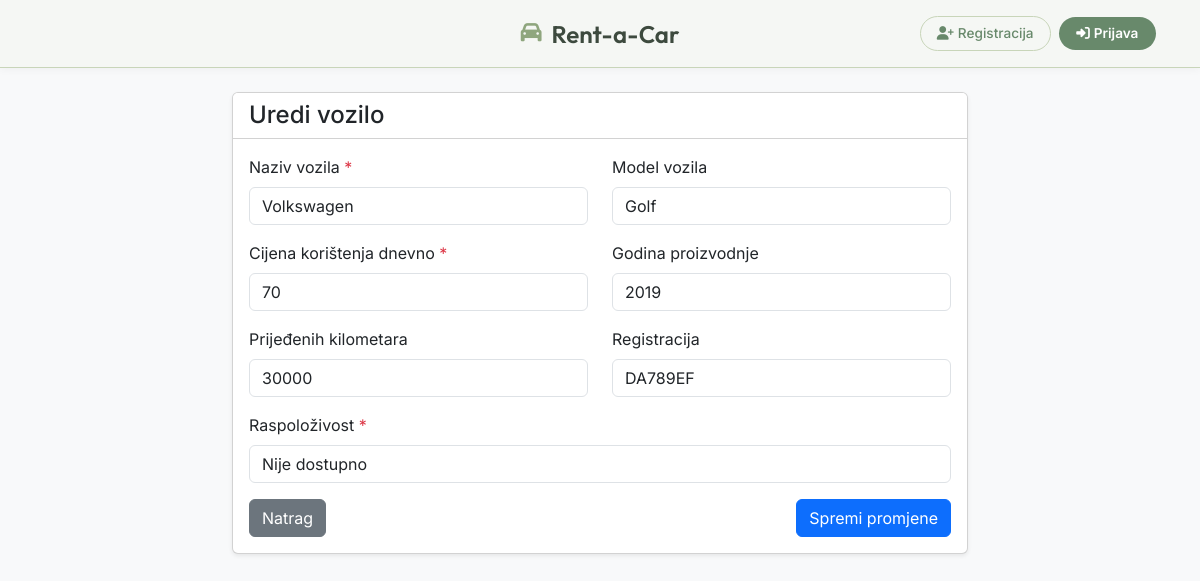
Before: /edit_vozilo.php?id=52 with the older database file.
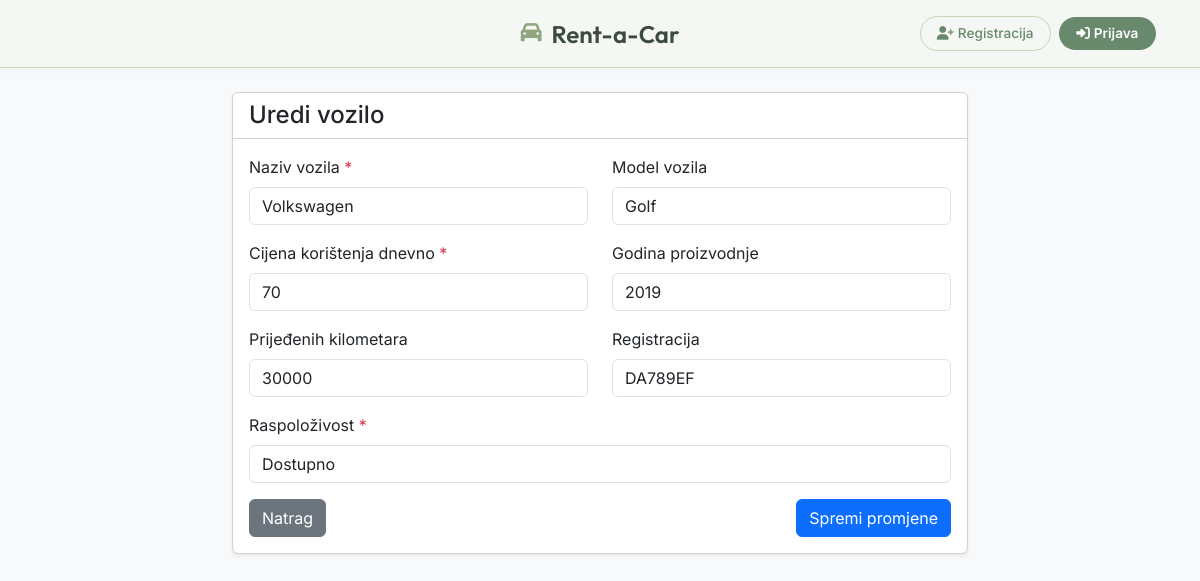
After: the same page with the newer database file.
### tables this page shows
CREATE TABLE `karakteristike_automobila` (
  `Godiste` int(11) DEFAULT NULL,
  `Kilometraza` int(11) DEFAULT NULL,
  `Registracija` varchar(11) DEFAULT NULL,
  `VoziloID` int(11) NOT NULL
);

CREATE TABLE `vozila` (
  `IDVozilo` int(11) NOT NULL,
  `Naziv` char(25) NOT NULL,
  `Model` char(25) DEFAULT NULL,
  `TipVozila` varchar(30) DEFAULT 'Limuzina',
  `CijenaKoristenjaDnevno` float NOT NULL,
  `Raspolozivost` enum('Dostupno','Nije dostupno','Rezervirano') NOT NULL DEFAULT 'Dostupno'
);

### auth.php (called while the page is built, shortened)
<?php
function isAdmin(): bool {
    return isset($_SESSION['is_admin']) && $_SESSION['is_admin'] === true;
}
function isUser(): bool {
    return isset($_SESSION['account_id']) && !isAdmin();
}
?>

### edit_vozilo.php (the view, shortened to what this page needs)
<?php
include("db__connection.php");
if (isset($_GET['id'])) {
    $id = mysqli_real_escape_string($db, $_GET['id']);
    $query = "SELECT
                vozila.*,
                karakteristike_automobila.*
              FROM
                vozila
              JOIN
                karakteristike_automobila ON vozila.IDVozilo = karakteristike_automobila.VoziloID
              WHERE
                vozila.IDVozilo = '$id'";
    $result = mysqli_query($db, $query);
    $vozilo = mysqli_fetch_assoc($result);
}
?>
<!doctype html>
<html lang="en">
<head>
    <link href="https://cdn.jsdelivr.net/npm/bootstrap@5.0.2/dist/css/bootstrap.min.css" rel="stylesheet">
    <link rel="stylesheet" href="https://cdnjs.cloudflare.com/ajax/libs/font-awesome/6.0.0/css/all.min.css">
</head>
<body class="bg-light">
<?php include("navigacija.php");     ?>
    <div class="container py-4">
        <div class="row justify-content-center">
            <div class="col-md-8">
                <div class="card shadow-sm">
                    <div class="card-header bg-white">
                        <h4 class="mb-0">Uredi vozilo</h4>
                    </div>
                    <div class="card-body">
                        <form method="POST">
                            <div class="row">
                                <div class="col-md-6 mb-3">
                                    <label class="form-label">Naziv vozila <span class="text-danger">*</span></label>
                                    <input type="text" class="form-control" name="naziv"
                                           value="<?= htmlspecialchars($vozilo['Naziv']) ?>"
                                           maxlength="25" required>
                                </div>
                                <div class="col-md-6 mb-3">
                                    <label class="form-label">Model vozila</label>
                                    <input type="text" class="form-control" name="model"
                                           value="<?= htmlspecialchars($vozilo['Model'] ?? '') ?>"
                                           maxlength="25">
                                </div>
                            </div>
                            <div class="row">
                                <div class="col-md-6 mb-3">
                                    <label class="form-label">Cijena korištenja dnevno <span class="text-danger">*</span></label>
                                    <input type="number" step="0.01" class="form-control" name="cijena"
                                           value="<?= htmlspecialchars($vozilo['CijenaKoristenjaDnevno']) ?>" required>
                                </div>
                                <div class="col-md-6 mb-3">
                                    <label class="form-label">Godina proizvodnje</label>
                                    <input type="text" class="form-control" name="godiste"
                                           value="<?= htmlspecialchars($vozilo['Godiste'] ?? '') ?>">
                                </div>
                            </div>
                            <div class="row">
                                <div class="col-md-6 mb-3">
                                    <label class="form-label">Prijeđenih kilometara</label>
                                    <input type="number" class="form-control" name="kilometraza"
                                           value="<?= htmlspecialchars($vozilo['Kilometraza'] ?? '') ?>">
                                </div>
                                <div class="col-md-6 mb-3">
                                    <label class="form-label">Registracija</label>
                                    <input type="text" class="form-control" name="registracija"
                                           value="<?= htmlspecialchars($vozilo['Registracija'] ?? '') ?>">
                                </div>
                            </div>
                            <div class="mb-3">
                                <label class="form-label">Raspoloživost <span class="text-danger">*</span></label>
                                <select class="form-control" name="raspolozivost" required>
                                    <option value="Dostupno" <?= ($vozilo['Raspolozivost'] == 'Dostupno') ? 'selected' : '' ?>>Dostupno</option>
                                    <option value="Nije dostupno" <?= ($vozilo['Raspolozivost'] != 'Dostupno') ? 'selected' : '' ?>>Nije dostupno</option>
                                </select>
                            </div>
                            <div class="d-flex justify-content-between">
                                <a href="pregled_vozila.php" class="btn btn-secondary">Natrag</a>
                                <button type="submit" class="btn btn-primary">Spremi promjene</button>
                            </div>
                        </form>
                    </div>
                </div>
            </div>
        </div>
    </div>
</body>
</html>

### navigacija.php (shortened to what this page needs)
<!DOCTYPE html>
<?php
require_once __DIR__ . '/auth.php';
?>
<html lang="hr">
<head>
    <link href="https://cdn.jsdelivr.net/npm/bootstrap@5.3.0/dist/css/bootstrap.min.css" rel="stylesheet">
    <link rel="stylesheet" href="https://cdnjs.cloudflare.com/ajax/libs/font-awesome/6.4.0/css/all.min.css">
</head>
<body>
<nav class="navbar navbar-expand-lg navbar-modern">
    <div class="container-fluid">
        <?php if (isAdmin()): ?>
            <a class="navbar-brand navbar-brand-modern" href="index.php">
                <i class="fas fa-car"></i> Rent-a-Car
            </a>
        <?php else: ?>
            <a class="navbar-brand-centered" href="index.php">
                <i class="fas fa-car"></i> Rent-a-Car
            </a>
        <?php endif; ?>
        <div class="collapse navbar-collapse navbar-collapse-modern" id="navbarModern">
            <div class="d-flex align-items-center gap-2">
                <?php if (isAdmin()): ?>
                    <div class="user-badge admin-badge">
                        <div class="avatar"><i class="fas fa-shield-alt" style="font-size:0.7rem;"></i></div>
                        Administrator
                    </div>
                    <form method="POST" action="logout.php" style="display:inline;">
                        <button type="submit" class="btn-logout">
                            <i class="fas fa-sign-out-alt me-1"></i>Odjava
                        </button>
                    </form>
                <?php else: ?>
                    <a href="register.php" class="btn-register">
                        <i class="fas fa-user-plus me-1"></i>Registracija
                    </a>
                    <a href="login.php" class="btn-login">
                        <i class="fas fa-sign-in-alt me-1"></i>Prijava
                    </a>
                <?php endif; ?>
            </div>
        </div>
    </div>
</nav>
</body>
</html>

### navigacija.php (style rules this page uses)
:root { --bg-primary: #F5F7F4; --bg-secondary: #E8EDE7; --text-primary: #3d4a3e; --text-secondary: #6B7B6E; --accent-green: #68896B; --accent-sage: #8FA67E; --accent-light: #C8D5B9; --white: #ffffff; --shadow-sm: 0 2px 8px rgba(0,0,0,0.04); --shadow-md: 0 4px 12px rgba(0,0,0,0.08); --transition: all 0.3s cubic-bezier(0.4,0,0.2,1); }
* { margin:0; padding:0; box-sizing:border-box; }
body { font-family:'Inter',-apple-system,sans-serif; background-color:var(--bg-secondary); }
.navbar-modern { background-color:var(--bg-primary); padding:1rem 2rem; box-shadow:var(--shadow-sm); border-bottom:1px solid var(--accent-light); position:relative; z-index:1000; }
.navbar-brand-centered { position: absolute; left: 50%; transform: translateX(-50%); color:var(--text-primary); font-size:1.5rem; font-weight:600; display:flex; align-items:center; font-family:'Outfit',sans-serif; text-decoration:none; transition:var(--transition); white-space: nowrap; }
.navbar-brand-centered i { margin-right:10px; font-size:1.3rem; color:var(--accent-sage); }
.btn-login { background:var(--accent-green); color:white; border:none; border-radius:20px; padding:0.4rem 1.1rem; font-size:0.85rem; font-weight:600; text-decoration:none; transition:var(--transition); }
.btn-register { background:none; color:var(--accent-green); border:1px solid var(--accent-light); border-radius:20px; padding:0.4rem 1rem; font-size:0.85rem; font-weight:500; text-decoration:none; transition:var(--transition); }
html { scroll-behavior:smooth; }

Changed rows visible on the page:
changed vozila: raspolozivost "Nije dostupno" → "Dostupno"
